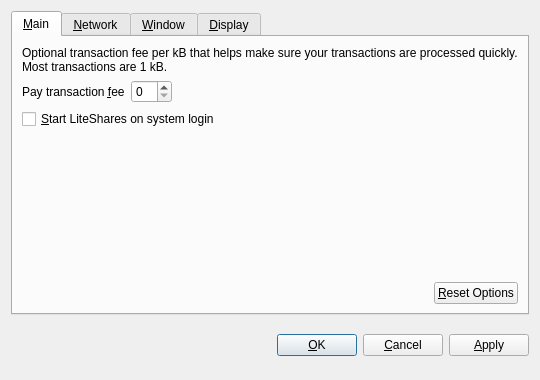
<?xml version="1.0" encoding="UTF-8"?>
<ui version="4.0">
 <class>OptionsDialog</class>
 <widget class="QDialog" name="OptionsDialog">
  <property name="geometry">
   <rect>
    <x>0</x>
    <y>0</y>
    <width>540</width>
    <height>380</height>
   </rect>
  </property>
  <property name="windowTitle">
   <string>Options</string>
  </property>
  <property name="modal">
   <bool>true</bool>
  </property>
  <layout class="QVBoxLayout" name="verticalLayout">
   <item>
    <widget class="QTabWidget" name="tabWidget">
     <property name="tabPosition">
      <enum>QTabWidget::North</enum>
     </property>
     <property name="currentIndex">
      <number>0</number>
     </property>
     <widget class="QWidget" name="tabMain">
      <attribute name="title">
       <string>&amp;Main</string>
      </attribute>
      <layout class="QVBoxLayout" name="verticalLayout_Main">
       <item>
        <widget class="QLabel" name="transactionFeeInfoLabel">
         <property name="text">
          <string>Optional transaction fee per kB that helps make sure your transactions are processed quickly. Most transactions are 1 kB.</string>
         </property>
         <property name="textFormat">
          <enum>Qt::PlainText</enum>
         </property>
         <property name="wordWrap">
          <bool>true</bool>
         </property>
        </widget>
       </item>
       <item>
        <layout class="QHBoxLayout" name="horizontalLayout_1_Main">
         <item>
          <widget class="QLabel" name="transactionFeeLabel">
           <property name="text">
            <string>Pay transaction &amp;fee</string>
           </property>
           <property name="textFormat">
            <enum>Qt::PlainText</enum>
           </property>
           <property name="buddy">
            <cstring>transactionFee</cstring>
           </property>
          </widget>
         </item>
         <item>
          <widget class="BitcoinAmountField" name="transactionFee"/>
         </item>
         <item>
          <spacer name="horizontalSpacer_1_Main">
           <property name="orientation">
            <enum>Qt::Horizontal</enum>
           </property>
           <property name="sizeHint" stdset="0">
            <size>
             <width>40</width>
             <height>20</height>
            </size>
           </property>
          </spacer>
         </item>
        </layout>
       </item>
       <item>
        <widget class="QCheckBox" name="bitcoinAtStartup">
         <property name="toolTip">
          <string>Automatically start LiteShares after logging in to the system.</string>
         </property>
         <property name="text">
          <string>&amp;Start LiteShares on system login</string>
         </property>
        </widget>
       </item>
       <item>
        <spacer name="verticalSpacer_Main">
         <property name="orientation">
          <enum>Qt::Vertical</enum>
         </property>
         <property name="sizeHint" stdset="0">
          <size>
           <width>20</width>
           <height>40</height>
          </size>
         </property>
        </spacer>
       </item>
       <item>
        <layout class="QHBoxLayout" name="horizontalLayout_2_Main">
         <item>
          <spacer name="horizontalSpacer_2_Main">
           <property name="orientation">
            <enum>Qt::Horizontal</enum>
           </property>
           <property name="sizeHint" stdset="0">
            <size>
             <width>40</width>
             <height>20</height>
            </size>
           </property>
          </spacer>
         </item>
         <item>
          <widget class="QPushButton" name="resetButton">
           <property name="toolTip">
            <string>Reset all client options to default.</string>
           </property>
           <property name="text">
            <string>&amp;Reset Options</string>
           </property>
           <property name="autoDefault">
            <bool>false</bool>
           </property>
          </widget>
         </item>
        </layout>
       </item>
      </layout>
     </widget>
     <widget class="QWidget" name="tabNetwork">
      <attribute name="title">
       <string>&amp;Network</string>
      </attribute>
      <layout class="QVBoxLayout" name="verticalLayout_Network">
       <item>
        <widget class="QCheckBox" name="mapPortUpnp">
         <property name="toolTip">
          <string>Automatically open the LiteShares client port on the router. This only works when your router supports UPnP and it is enabled.</string>
         </property>
         <property name="text">
          <string>Map port using &amp;UPnP</string>
         </property>
        </widget>
       </item>
       <item>
        <widget class="QCheckBox" name="connectSocks">
         <property name="toolTip">
          <string>Connect to the LiteShares network through a SOCKS proxy (e.g. when connecting through Tor).</string>
         </property>
         <property name="text">
          <string>&amp;Connect through SOCKS proxy:</string>
         </property>
        </widget>
       </item>
       <item>
        <layout class="QHBoxLayout" name="horizontalLayout_Network">
         <item>
          <widget class="QLabel" name="proxyIpLabel">
           <property name="text">
            <string>Proxy &amp;IP:</string>
           </property>
           <property name="textFormat">
            <enum>Qt::PlainText</enum>
           </property>
           <property name="buddy">
            <cstring>proxyIp</cstring>
           </property>
          </widget>
         </item>
         <item>
          <widget class="QValidatedLineEdit" name="proxyIp">
           <property name="maximumSize">
            <size>
             <width>140</width>
             <height>16777215</height>
            </size>
           </property>
           <property name="toolTip">
            <string>IP address of the proxy (e.g. 127.0.0.1)</string>
           </property>
          </widget>
         </item>
         <item>
          <widget class="QLabel" name="proxyPortLabel">
           <property name="text">
            <string>&amp;Port:</string>
           </property>
           <property name="textFormat">
            <enum>Qt::PlainText</enum>
           </property>
           <property name="buddy">
            <cstring>proxyPort</cstring>
           </property>
          </widget>
         </item>
         <item>
          <widget class="QLineEdit" name="proxyPort">
           <property name="maximumSize">
            <size>
             <width>55</width>
             <height>16777215</height>
            </size>
           </property>
           <property name="toolTip">
            <string>Port of the proxy (e.g. 9050)</string>
           </property>
          </widget>
         </item>
         <item>
          <widget class="QLabel" name="socksVersionLabel">
           <property name="text">
            <string>SOCKS &amp;Version:</string>
           </property>
           <property name="textFormat">
            <enum>Qt::PlainText</enum>
           </property>
           <property name="buddy">
            <cstring>socksVersion</cstring>
           </property>
          </widget>
         </item>
         <item>
          <widget class="QValueComboBox" name="socksVersion">
           <property name="toolTip">
            <string>SOCKS version of the proxy (e.g. 5)</string>
           </property>
          </widget>
         </item>
         <item>
          <spacer name="horizontalSpacer_Network">
           <property name="orientation">
            <enum>Qt::Horizontal</enum>
           </property>
           <property name="sizeHint" stdset="0">
            <size>
             <width>40</width>
             <height>20</height>
            </size>
           </property>
          </spacer>
         </item>
        </layout>
       </item>
       <item>
        <spacer name="verticalSpacer_Network">
         <property name="orientation">
          <enum>Qt::Vertical</enum>
         </property>
         <property name="sizeHint" stdset="0">
          <size>
           <width>20</width>
           <height>40</height>
          </size>
         </property>
        </spacer>
       </item>
      </layout>
     </widget>
     <widget class="QWidget" name="tabWindow">
      <attribute name="title">
       <string>&amp;Window</string>
      </attribute>
      <layout class="QVBoxLayout" name="verticalLayout_Window">
       <item>
        <widget class="QCheckBox" name="minimizeToTray">
         <property name="toolTip">
          <string>Show only a tray icon after minimizing the window.</string>
         </property>
         <property name="text">
          <string>&amp;Minimize to the tray instead of the taskbar</string>
         </property>
        </widget>
       </item>
       <item>
        <widget class="QCheckBox" name="minimizeOnClose">
         <property name="toolTip">
          <string>Minimize instead of exit the application when the window is closed. When this option is enabled, the application will be closed only after selecting Quit in the menu.</string>
         </property>
         <property name="text">
          <string>M&amp;inimize on close</string>
         </property>
        </widget>
       </item>
       <item>
        <spacer name="verticalSpacer_Window">
         <property name="orientation">
          <enum>Qt::Vertical</enum>
         </property>
         <property name="sizeHint" stdset="0">
          <size>
           <width>20</width>
           <height>40</height>
          </size>
         </property>
        </spacer>
       </item>
      </layout>
     </widget>
     <widget class="QWidget" name="tabDisplay">
      <attribute name="title">
       <string>&amp;Display</string>
      </attribute>
      <layout class="QVBoxLayout" name="verticalLayout_Display">
       <item>
        <layout class="QHBoxLayout" name="horizontalLayout_1_Display">
         <item>
          <widget class="QLabel" name="langLabel">
           <property name="text">
            <string>User Interface &amp;language:</string>
           </property>
           <property name="textFormat">
            <enum>Qt::PlainText</enum>
           </property>
           <property name="buddy">
            <cstring>lang</cstring>
           </property>
          </widget>
         </item>
         <item>
          <widget class="QValueComboBox" name="lang">
           <property name="toolTip">
            <string>The user interface language can be set here. This setting will take effect after restarting LiteShares.</string>
           </property>
          </widget>
         </item>
        </layout>
       </item>
       <item>
        <layout class="QHBoxLayout" name="horizontalLayout_2_Display">
         <item>
          <widget class="QLabel" name="unitLabel">
           <property name="text">
            <string>&amp;Unit to show amounts in:</string>
           </property>
           <property name="textFormat">
            <enum>Qt::PlainText</enum>
           </property>
           <property name="buddy">
            <cstring>unit</cstring>
           </property>
          </widget>
         </item>
         <item>
          <widget class="QValueComboBox" name="unit">
           <property name="toolTip">
            <string>Choose the default subdivision unit to show in the interface and when sending coins.</string>
           </property>
          </widget>
         </item>
        </layout>
       </item>
       <item>
        <widget class="QCheckBox" name="displayAddresses">
         <property name="toolTip">
          <string>Whether to show LiteShares addresses in the transaction list or not.</string>
         </property>
         <property name="text">
          <string>&amp;Display addresses in transaction list</string>
         </property>
        </widget>
       </item>
       <item>
        <widget class="QCheckBox" name="coinControlFeatures">
         <property name="toolTip">
          <string>Whether to show coin control features or not.</string>
         </property>
         <property name="text">
          <string>Display coin &amp;control features (experts only!)</string>
         </property>
        </widget>
       </item>
       <item>
        <spacer name="verticalSpacer_Display">
         <property name="orientation">
          <enum>Qt::Vertical</enum>
         </property>
         <property name="sizeHint" stdset="0">
          <size>
           <width>20</width>
           <height>40</height>
          </size>
         </property>
        </spacer>
       </item>
      </layout>
     </widget>
    </widget>
   </item>
   <item>
    <layout class="QHBoxLayout" name="horizontalLayout_Buttons">
     <item>
      <spacer name="horizontalSpacer_1">
       <property name="orientation">
        <enum>Qt::Horizontal</enum>
       </property>
       <property name="sizeHint" stdset="0">
        <size>
         <width>40</width>
         <height>48</height>
        </size>
       </property>
      </spacer>
     </item>
     <item>
      <widget class="QLabel" name="statusLabel">
       <property name="font">
        <font>
         <weight>75</weight>
         <bold>true</bold>
        </font>
       </property>
       <property name="text">
        <string/>
       </property>
       <property name="textFormat">
        <enum>Qt::PlainText</enum>
       </property>
       <property name="wordWrap">
        <bool>true</bool>
       </property>
      </widget>
     </item>
     <item>
      <spacer name="horizontalSpacer_2">
       <property name="orientation">
        <enum>Qt::Horizontal</enum>
       </property>
       <property name="sizeHint" stdset="0">
        <size>
         <width>40</width>
         <height>48</height>
        </size>
       </property>
      </spacer>
     </item>
     <item>
      <widget class="QPushButton" name="okButton">
       <property name="text">
        <string>&amp;OK</string>
       </property>
      </widget>
     </item>
     <item>
      <widget class="QPushButton" name="cancelButton">
       <property name="text">
        <string>&amp;Cancel</string>
       </property>
       <property name="autoDefault">
        <bool>false</bool>
       </property>
      </widget>
     </item>
     <item>
      <widget class="QPushButton" name="applyButton">
       <property name="text">
        <string>&amp;Apply</string>
       </property>
       <property name="autoDefault">
        <bool>false</bool>
       </property>
      </widget>
     </item>
    </layout>
   </item>
  </layout>
 </widget>
 <customwidgets>
  <customwidget>
   <class>BitcoinAmountField</class>
   <extends>QSpinBox</extends>
   <header>bitcoinamountfield.h</header>
  </customwidget>
  <customwidget>
   <class>QValueComboBox</class>
   <extends>QComboBox</extends>
   <header>qvaluecombobox.h</header>
  </customwidget>
  <customwidget>
   <class>QValidatedLineEdit</class>
   <extends>QLineEdit</extends>
   <header>qvalidatedlineedit.h</header>
  </customwidget>
 </customwidgets>
 <resources/>
 <connections/>
</ui>
